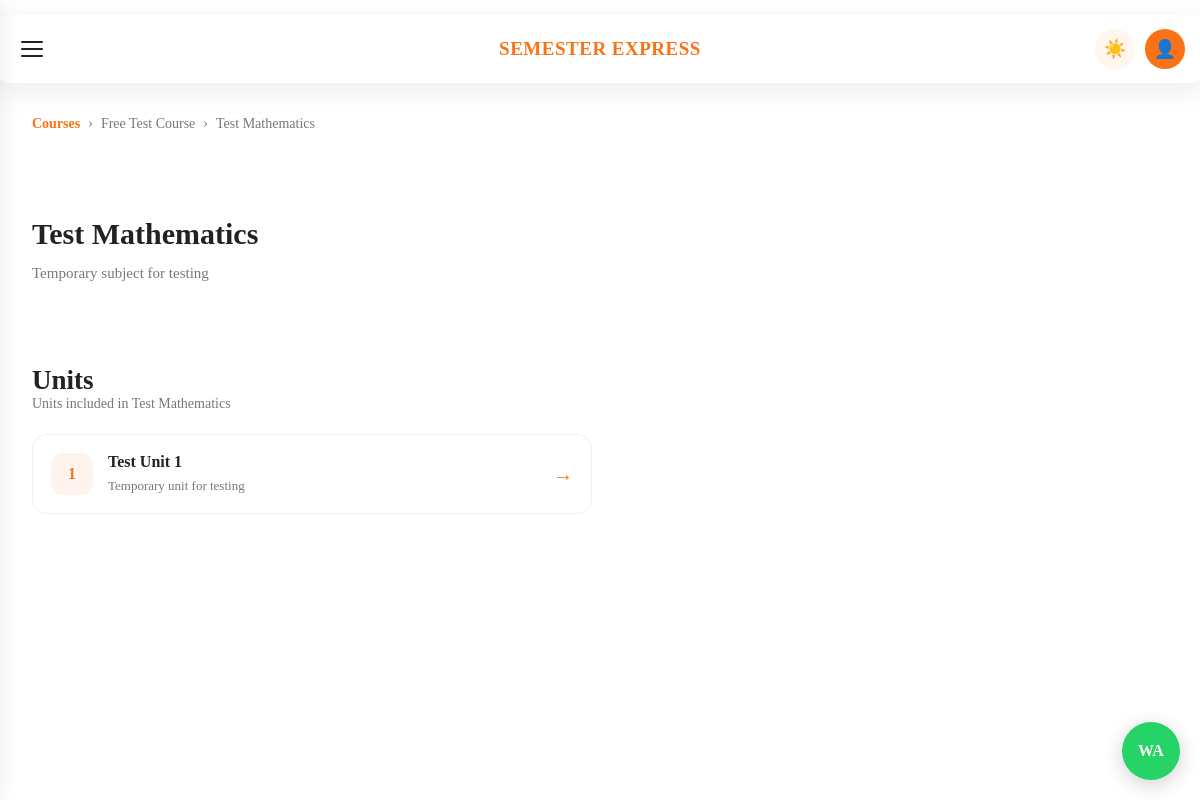
Page /courses/subject/2/ on the committed database.
### courses/models.py (models this page shows, shortened)
class Subject(models.Model):
    course = models.ForeignKey(
        Course,
        on_delete=models.CASCADE,
        related_name="subjects"
    )
    name = models.CharField(max_length=200)
    description = models.TextField(blank=True)
    order = models.PositiveIntegerField(default=0)
    is_active = models.BooleanField(default=True)
    class Meta:
        ordering = ["order", "name"]

class Course(models.Model):
    collection = models.ForeignKey(
        Collection,
        on_delete=models.CASCADE,
        related_name="courses"
    )
    name = models.CharField(max_length=200)
    branch = models.CharField(
        max_length=150,
        blank=True
    )
    semester = models.CharField(
        max_length=50,
        blank=True
    )
    description = models.TextField(blank=True)
    image = models.ImageField(
        upload_to="courses/",
        blank=True,
        null=True
    )
    price = models.DecimalField(
        max_digits=10,
        decimal_places=2,
        default=0
    )
    original_price = models.DecimalField(
        max_digits=10,
        decimal_places=2,
        default=0
    )
    is_paid = models.BooleanField(default=True)
    is_active = models.BooleanField(default=True)
    created_at = models.DateTimeField(auto_now_add=True)
    class Meta:
        ordering = ["name"]

class Unit(models.Model):
    subject = models.ForeignKey(
        Subject,
        on_delete=models.CASCADE,
        related_name="units"
    )
    name = models.CharField(max_length=200)
    description = models.TextField(blank=True)
    order = models.PositiveIntegerField(default=0)
    is_active = models.BooleanField(default=True)
    class Meta:
        ordering = ["order", "name"]

### courses/views.py (the view)
def subject_detail(request, subject_id):
    subject = get_object_or_404(
        Subject,
        id=subject_id,
        is_active=True
    )
    course = subject.course
    access_response = require_course_access(
        request,
        course
    )
    if access_response:
        return access_response
    units = Unit.objects.filter(
        subject=subject,
        is_active=True
    )
    context = {
        "subject": subject,
        "units": units,
    }
    return render(
        request,
        "courses/subject_detail.html",
        context
    )

### courses/views.py (called while the page is built, shortened)
def require_course_access(request, course):
    if not course.is_paid:
        return None

### templates/courses/subject_detail.html (shortened to what this page needs)
{% load static %}
<!DOCTYPE html>
<html lang="en">
<head>
    <link rel="stylesheet" href="{% static 'css/style.css' %}">
    <link rel="stylesheet" href="{% static 'css/dashboard.css' %}">
    <link rel="stylesheet" href="{% static 'css/responsive.css' %}">
</head>
<body>
<header class="top-header">
    <button
        type="button"
        class="menu-btn"
        id="menuBtn"
    >
        <span></span>
        <span></span>
        <span></span>
    </button>
    <div class="logo">
        SEMESTER EXPRESS
    </div>
    <div class="header-right">
        <button
            type="button"
            class="theme-btn"
            id="themeBtn"
        >
        </button>
        <a
            href="{% url 'dashboard:profile' %}"
            class="profile-btn"
        >
            👤
        </a>
    </div>
</header>
    <main class="dashboard-main">
        <div class="breadcrumb">
            <a href="{% url 'courses:collections' %}">
                Courses
            </a>
            <span>›</span>
            <span>{{ subject.course.name }}</span>
            <span>›</span>
            <span>{{ subject.name }}</span>
        </div>
        <section class="course-page-header">
            <h1>{{ subject.name }}</h1>
            {% if subject.description %}
                <p>{{ subject.description }}</p>
            {% else %}
                <p>
                    Explore the units available in this subject.
                </p>
            {% endif %}
        </section>
        <section class="subjects-section">
            <div class="section-heading">
                <div>
                    <h2>Units</h2>
                    <p>
                        Units included in {{ subject.name }}
                    </p>
                </div>
            </div>
            {% if units %}
                <div class="subject-grid">
                    {% for unit in units %}
                        <a
                            href="{% url 'courses:unit_detail' unit.id %}"
                            class="subject-card"
                        >
                            <div class="subject-number">
                                {{ forloop.counter }}
                            </div>
                            <div class="subject-content">
                                <h3>
                                    {{ unit.name }}
                                </h3>
                                {% if unit.description %}
                                    <p>
                                        {{ unit.description }}
                                    </p>
                                {% endif %}
                            </div>
                            <span class="subject-arrow">
                                →
                            </span>
                        </a>
                    {% endfor %}
                </div>
            {% endif %}
        </section>
    </main>
    <a href="https://chat.whatsapp.com/DHzkH2NvlEI9miAnLLJ3BN" class="whatsapp-button">
    </a>
</body>
</html>

### static/css/style.css (style rules this page uses)
.course-page-header { margin-bottom: 28px; }
.course-page-header h1 { margin: 0 0 8px; font-size: 30px; font-weight: 700; color: #222; }
.course-page-header p { margin: 0; color: #777; font-size: 15px; line-height: 1.6; }
.subjects-section { margin-top: 10px; }
.section-heading { margin-bottom: 18px; }
.section-heading h2 { margin: 0 0 5px; font-size: 23px; color: #222; }
.section-heading p { margin: 0; color: #777; font-size: 14px; }
.subject-grid { display: grid; grid-template-columns: repeat(2, 1fr); gap: 16px; }
.subject-card { display: flex; align-items: center; gap: 15px; padding: 18px; background: #fff; border: 1px solid #eeeeee; border-radius: 15px; text-decoration: none; color: inherit; transition: 0.2s ease; }
.subject-number { min-width: 42px; height: 42px; border-radius: 12px; display: flex; align-items: center; justify-content: center; background: #fff4ed; color: #f97316; font-weight: 700; }
.subject-content { flex: 1; min-width: 0; }
.subject-content h3 { margin: 0 0 5px; font-size: 16px; color: #222; }
.subject-content p { margin: 0; color: #777; font-size: 13px; line-height: 1.5; }
.subject-arrow { color: #f97316; font-size: 20px; font-weight: 600; }

### static/css/dashboard.css (style rules this page uses)
.top-header { position: fixed; top: 15px; left: 50%; transform: translateX(-50%); width: calc(100% - 30px); max-width: 1200px; height: 68px; background: #ffffff; border-radius: 18px; display: flex; align-items: center; justify-content: space-between; padding: 0 22px; box-shadow: 0 8px 30px rgba(0, 0, 0, 0.08); z-index: 100; }
.menu-btn { width: 42px; height: 42px; border: none; background: transparent; display: flex; flex-direction: column; justify-content: center; gap: 5px; cursor: pointer; }
.menu-btn span { display: block; width: 22px; height: 2px; background: #222; border-radius: 10px; }
.logo { position: absolute; left: 50%; transform: translateX(-50%); font-size: 19px; font-weight: 800; letter-spacing: 0.5px; color: #f97316; }
.header-right { display: flex; align-items: center; gap: 10px; }
.theme-btn { width: 40px; height: 40px; border: none; border-radius: 50%; background: #fff7ed; cursor: pointer; font-size: 18px; }
.profile-btn { width: 40px; height: 40px; border-radius: 50%; background: #f97316; color: white; display: flex; align-items: center; justify-content: center; text-decoration: none; font-size: 18px; }
.section-heading { display: flex; align-items: center; justify-content: space-between; margin-bottom: 22px; margin-top: 80px; }
.section-heading h2 { margin: 0; font-size: 27px; color: #222; }
.whatsapp-button { position: fixed; right: 20px; bottom: 20px; width: 58px; height: 58px; border-radius: 50%; background: #25D366; color: white; display: flex; align-items: center; justify-content: center; text-decoration: none; font-size: 0; box-shadow: 0 5px 20px rgba(0, 0, 0, 0.18); z-index: 900; }
.whatsapp-button::after { content: "WA"; font-size: 16px; font-weight: 700; }
.header-right { margin-left: auto; display: flex; align-items: center; gap: 10px; }
.dashboard-main { width: 100%; box-sizing: border-box; }
.dashboard-main { width: 100%; max-width: 1200px; margin: 0 auto; padding: 25px 24px 60px; box-sizing: border-box; }
.dashboard-main .breadcrumb { display: flex; align-items: center; flex-wrap: wrap; gap: 8px; margin-bottom: 22px; margin-top: 80px; color: #777; font-size: 14px; line-height: 1.6; }
.dashboard-main .breadcrumb a { color: #f97316; text-decoration: none; font-weight: 600; }
.dashboard-main .course-page-header { margin-bottom: 28px; margin-top: 80px; }
.dashboard-main .course-page-header h1 { margin: 0 0 8px; color: #222; font-size: 30px; font-weight: 700; line-height: 1.25; }
.dashboard-main .course-page-header p { margin: 0; color: #777; font-size: 15px; line-height: 1.6; }

### rows in the picture
Subject: course.name "Free Test Course", name "Test Mathematics", description "Temporary subject for testing"
Unit: name "Test Unit 1", description "Temporary unit for testing"
